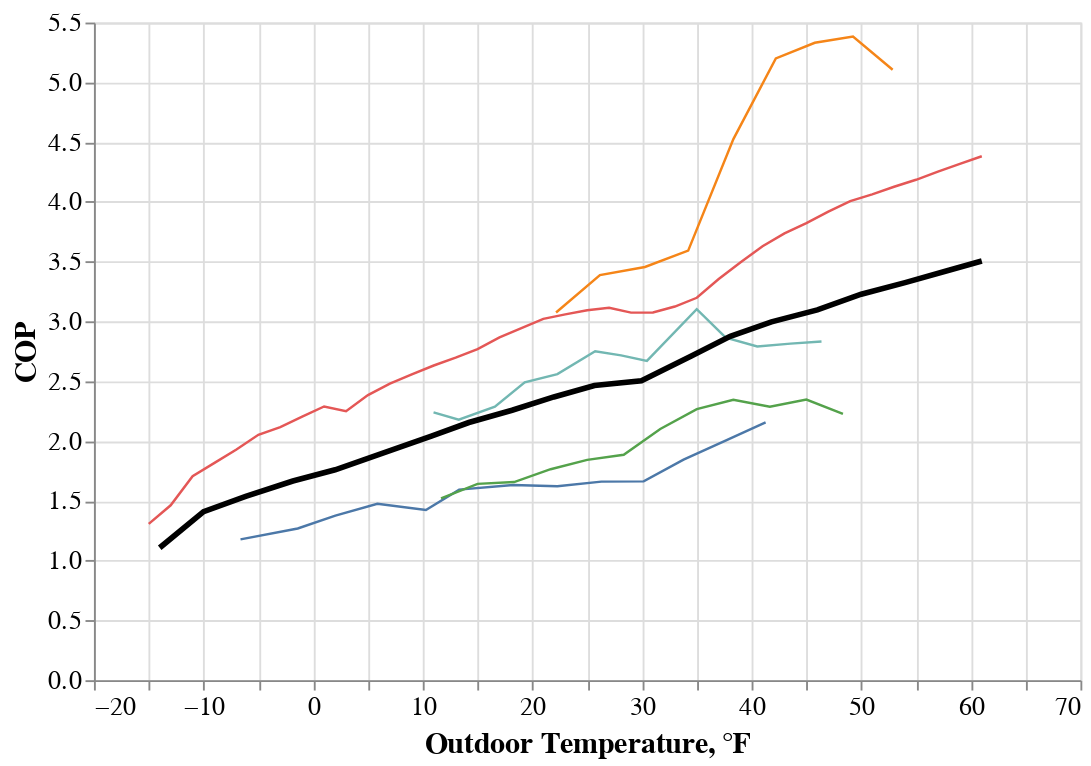

Here is the notebook cell this chart was saved with:
### Code cell
# Do this without a Legend so it can be marked up.
line1 = alt.Chart(df_all.query('source != "FINAL"')).mark_line(strokeWidth=1.3).encode(
    x = 'temperature',
    y = 'cop',
    color = alt.Color('source:N', legend=None),
)
line2 = alt.Chart(df_all.query('source == "FINAL"')).mark_line(strokeWidth=3, color='black').encode(
    x = alt.X('temperature', axis=alt.Axis(title='Outdoor Temperature, ℉')),
    y = alt.Y('cop', axis=alt.Axis(title='COP')),
)
cht = line1 + line2
cht.save('images/cop_vs_temp.png', scale_factor=1.5)
cht

### Figure 1 — Vega-Lite specification as saved in the notebook (floating-point values rounded to 4 significant figures)
{"$schema": "https://vega.github.io/schema/vega-lite/v2.6.0.json", "config": {"axis": {"labelFontSize": 14, "titleFontSize": 16}, "legend": {"labelFontSize": 12, "titleFontSize": 14}, "view": {"height": 350, "width": 525}}, "datasets": {"data-7f5a9d075659a6671430acd7fb53b3de": [{"cop": 2.24, "field_study": true, "hspf": 13.4, "size": 1, "source": "Seward, Kaluza w/ Remote Therm", "temperature": 10.98}, {"cop": 2.179, "field_study": true, "hspf": 13.4, "size": 1, "source": "Seward, Kaluza w/ Remote Therm", "temperature": 13.28}, {"cop": 2.287, "field_study": true, "hspf": 13.4, "size": 1, "source": "Seward, Kaluza w/ Remote Therm", "temperature": 16.58}, {"cop": 2.492, "field_study": true, "hspf": 13.4, "size": 1, "source": "Seward, Kaluza w/ Remote Therm", "temperature": 19.3}, {"cop": 2.56, "field_study": true, "hspf": 13.4, "size": 1, "source": "Seward, Kaluza w/ Remote Therm", "temperature": 22.28}, {"cop": 2.751, "field_study": true, "hspf": 13.4, "size": 1, "source": "Seward, Kaluza w/ Remote Therm", "temperature": 25.73}, {"cop": 2.717, "field_study": true, "hspf": 13.4, "size": 1, "source": "Seward, Kaluza w/ Remote Therm", "temperature": 28.09}, {"cop": 2.67, "field_study": true, "hspf": 13.4, "size": 1, "source": "Seward, Kaluza w/ Remote Therm", "temperature": 30.45}, {"cop": 3.103, "field_study": true, "hspf": 13.4, "size": 1, "source": "Seward, Kaluza w/ Remote Therm", "temperature": 34.99}, {"cop": 2.864, "field_study": true, "hspf": 13.4, "size": 1, "source": "Seward, Kaluza w/ Remote Therm", "temperature": 37.64}, {"cop": 2.791, "field_study": true, "hspf": 13.4, "size": 1, "source": "Seward, Kaluza w/ Remote Therm", "temperature": 40.52}, {"cop": 2.815, "field_study": true, "hspf": 13.4, "size": 1, "source": "Seward, Kaluza w/ Remote Therm", "temperature": 43.55}, {"cop": 2.832, "field_study": true, "hspf": 13.4, "size": 1, "source": "Seward, Kaluza w/ Remote Therm", "temperature": 46.38}, {"cop": 1.178, "field_study": true, "hspf": 10, "size": 1, "source": "CCHRC - Dillingham", "temperature": -6.629}, {"cop": 1.269, "field_study": true, "hspf": 10, "size": 1, "source": "CCHRC - Dillingham", "temperature": -1.409}, {"cop": 1.376, "field_study": true, "hspf": 10, "size": 1, "source": "CCHRC - Dillingham", "temperature": 2.027}, {"cop": 1.475, "field_study": true, "hspf": 10, "size": 1, "source": "CCHRC - Dillingham", "temperature": 5.859}, {"cop": 1.423, "field_study": true, "hspf": 10, "size": 1, "source": "CCHRC - Dillingham", "temperature": 10.29}, {"cop": 1.594, "field_study": true, "hspf": 10, "size": 1, "source": "CCHRC - Dillingham", "temperature": 13.32}, {"cop": 1.633, "field_study": true, "hspf": 10, "size": 1, "source": "CCHRC - Dillingham", "temperature": 18.24}, {"cop": 1.622, "field_study": true, "hspf": 10, "size": 1, "source": "CCHRC - Dillingham", "temperature": 22.28}, {"cop": 1.66, "field_study": true, "hspf": 10, "size": 1, "source": "CCHRC - Dillingham", "temperature": 26.29}, {"cop": 1.663, "field_study": true, "hspf": 10, "size": 1, "source": "CCHRC - Dillingham", "temperature": 30.15}, {"cop": 1.844, "field_study": true, "hspf": 10, "size": 1, "source": "CCHRC - Dillingham", "temperature": 33.79}, {"cop": 2.004, "field_study": true, "hspf": 10, "size": 1, "source": "CCHRC - Dillingham", "temperature": 37.62}, {"cop": 2.157, "field_study": true, "hspf": 10, "size": 1, "source": "CCHRC - Dillingham", "temperature": 41.28}, {"cop": 3.075, "field_study": true, "hspf": 12, "size": 1, "source": "CCHRC - Wrangell", "temperature": 22.16}, {"cop": 3.388, "field_study": true, "hspf": 12, "size": 1, "source": "CCHRC - Wrangell", "temperature": 26.16}, {"cop": 3.456, "field_study": true, "hspf": 12, "size": 1, "source": "CCHRC - Wrangell", "temperature": 30.27}, {"cop": 3.592, "field_study": true, "hspf": 12, "size": 1, "source": "CCHRC - Wrangell", "temperature": 34.22}, {"cop": 4.525, "field_study": true, "hspf": 12, "size": 1, "source": "CCHRC - Wrangell", "temperature": 38.34}, {"cop": 5.2, "field_study": true, "hspf": 12, "size": 1, "source": "CCHRC - Wrangell", "temperature": 42.21}, {"cop": 5.331, "field_study": true, "hspf": 12, "size": 1, "source": "CCHRC - Wrangell", "temperature": 45.76}, {"cop": 5.383, "field_study": true, "hspf": 12, "size": 1, "source": "CCHRC - Wrangell", "temperature": 49.25}, {"cop": 5.106, "field_study": true, "hspf": 12, "size": 1, "source": "CCHRC - Wrangell", "temperature": 52.87}, {"cop": 1.307, "field_study": true, "hspf": 11.91, "size": 1, "source": "Cadmus VT", "temperature": -15}, {"cop": 1.463, "field_study": true, "hspf": 11.91, "size": 1, "source": "Cadmus VT", "temperature": -13}, {"cop": 1.706, "field_study": true, "hspf": 11.91, "size": 1, "source": "Cadmus VT", "temperature": -11}, {"cop": 1.817, "field_study": true, "hspf": 11.91, "size": 1, "source": "Cadmus VT", "temperature": -9}, {"cop": 1.93, "field_study": true, "hspf": 11.91, "size": 1, "source": "Cadmus VT", "temperature": -7}, {"cop": 2.052, "field_study": true, "hspf": 11.91, "size": 1, "source": "Cadmus VT", "temperature": -5}, {"cop": 2.117, "field_study": true, "hspf": 11.91, "size": 1, "source": "Cadmus VT", "temperature": -3}, {"cop": 2.204, "field_study": true, "hspf": 11.91, "size": 1, "source": "Cadmus VT", "temperature": -1}, {"cop": 2.289, "field_study": true, "hspf": 11.91, "size": 1, "source": "Cadmus VT", "temperature": 1}, {"cop": 2.25, "field_study": true, "hspf": 11.91, "size": 1, "source": "Cadmus VT", "temperature": 3}, {"cop": 2.384, "field_study": true, "hspf": 11.91, "size": 1, "source": "Cadmus VT", "temperature": 5}, {"cop": 2.48, "field_study": true, "hspf": 11.91, "size": 1, "source": "Cadmus VT", "temperature": 7}, {"cop": 2.558, "field_study": true, "hspf": 11.91, "size": 1, "source": "Cadmus VT", "temperature": 9}, {"cop": 2.632, "field_study": true, "hspf": 11.91, "size": 1, "source": "Cadmus VT", "temperature": 11}, {"cop": 2.697, "field_study": true, "hspf": 11.91, "size": 1, "source": "Cadmus VT", "temperature": 13}, {"cop": 2.77, "field_study": true, "hspf": 11.91, "size": 1, "source": "Cadmus VT", "temperature": 15}, {"cop": 2.866, "field_study": true, "hspf": 11.91, "size": 1, "source": "Cadmus VT", "temperature": 17}, {"cop": 2.944, "field_study": true, "hspf": 11.91, "size": 1, "source": "Cadmus VT", "temperature": 19}, {"cop": 3.022, "field_study": true, "hspf": 11.91, "size": 1, "source": "Cadmus VT", "temperature": 21}, {"cop": 3.059, "field_study": true, "hspf": 11.91, "size": 1, "source": "Cadmus VT", "temperature": 23}, {"cop": 3.094, "field_study": true, "hspf": 11.91, "size": 1, "source": "Cadmus VT", "temperature": 25}, {"cop": 3.114, "field_study": true, "hspf": 11.91, "size": 1, "source": "Cadmus VT", "temperature": 27}, {"cop": 3.074, "field_study": true, "hspf": 11.91, "size": 1, "source": "Cadmus VT", "temperature": 29}, {"cop": 3.076, "field_study": true, "hspf": 11.91, "size": 1, "source": "Cadmus VT", "temperature": 31}, {"cop": 3.125, "field_study": true, "hspf": 11.91, "size": 1, "source": "Cadmus VT", "temperature": 33}, {"cop": 3.198, "field_study": true, "hspf": 11.91, "size": 1, "source": "Cadmus VT", "temperature": 35}, {"cop": 3.355, "field_study": true, "hspf": 11.91, "size": 1, "source": "Cadmus VT", "temperature": 37}, {"cop": 3.495, "field_study": true, "hspf": 11.91, "size": 1, "source": "Cadmus VT", "temperature": 39}, {"cop": 3.629, "field_study": true, "hspf": 11.91, "size": 1, "source": "Cadmus VT", "temperature": 41}, {"cop": 3.737, "field_study": true, "hspf": 11.91, "size": 1, "source": "Cadmus VT", "temperature": 43}, {"cop": 3.823, "field_study": true, "hspf": 11.91, "size": 1, "source": "Cadmus VT", "temperature": 45}, {"cop": 3.919, "field_study": true, "hspf": 11.91, "size": 1, "source": "Cadmus VT", "temperature": 47}, {"cop": 4.007, "field_study": true, "hspf": 11.91, "size": 1, "source": "Cadmus VT", "temperature": 49}, {"cop": 4.063, "field_study": true, "hspf": 11.91, "size": 1, "source": "Cadmus VT", "temperature": 51}, {"cop": 4.127, "field_study": true, "hspf": 11.91, "size": 1, "source": "Cadmus VT", "temperature": 53}, {"cop": 4.185, "field_study": true, "hspf": 11.91, "size": 1, "source": "Cadmus VT", "temperature": 55}, {"cop": 4.253, "field_study": true, "hspf": 11.91, "size": 1, "source": "Cadmus VT", "temperature": 57}, {"cop": 4.318, "field_study": true, "hspf": 11.91, "size": 1, "source": "Cadmus VT", "temperature": 59}, {"cop": 4.382, "field_study": true, "hspf": 11.91, "size": 1, "source": "Cadmus VT", "temperature": 61}, {"cop": 1.521, "field_study": true, "hspf": 10.4, "size": 1, "source": "Steven Winter", "temperature": 11.67}, {"cop": 1.642, "field_study": true, "hspf": 10.4, "size": 1, "source": "Steven Winter", "temperature": 15}, {"cop": 1.657, "field_study": true, "hspf": 10.4, "size": 1, "source": "Steven Winter", "temperature": 18.33}, {"cop": 1.765, "field_study": true, "hspf": 10.4, "size": 1, "source": "Steven Winter", "temperature": 21.67}, {"cop": 1.842, "field_study": true, "hspf": 10.4, "size": 1, "source": "Steven Winter", "temperature": 25}, {"cop": 1.885, "field_study": true, "hspf": 10.4, "size": 1, "source": "Steven Winter", "temperature": 28.33}, {"cop": 2.101, "field_study": true, "hspf": 10.4, "size": 1, "source": "Steven Winter", "temperature": 31.67}, {"cop": 2.267, "field_study": true, "hspf": 10.4, "size": 1, "source": "Steven Winter", "temperature": 35}, {"cop": 2.346, "field_study": true, "hspf": 10.4, "size": 1, "source": "Steven Winter", "temperature": 38.33}, {"cop": 2.287, "field_study": true, "hspf": 10.4, "size": 1, "source": "Steven Winter", "temperature": 41.67}, {"cop": 2.347, "field_study": true, "hspf": 10.4, "size": 1, "source": "Steven Winter", "temperature": 45.0}, {"cop": 2.228, "field_study": true, "hspf": 10.4, "size": 1, "source": "Steven Winter", "temperature": 48.33}], "data-dac2f7beddefed7791e7bbb778f726d7": [{"cop": 1.108, "field_study": true, "hspf": 11.33, "size": 4, "source": "FINAL", "temperature": -14}, {"cop": 1.409, "field_study": true, "hspf": 11.33, "size": 4, "source": "FINAL", "temperature": -10}, {"cop": 1.538, "field_study": true, "hspf": 11.33, "size": 4, "source": "FINAL", "temperature": -6.157}, {"cop": 1.666, "field_study": true, "hspf": 11.33, "size": 4, "source": "FINAL", "temperature": -1.852}, {"cop": 1.76, "field_study": true, "hspf": 11.33, "size": 4, "source": "FINAL", "temperature": 2.007}, {"cop": 1.886, "field_study": true, "hspf": 11.33, "size": 4, "source": "FINAL", "temperature": 5.965}, {"cop": 2.041, "field_study": true, "hspf": 11.33, "size": 4, "source": "FINAL", "temperature": 10.78}, {"cop": 2.155, "field_study": true, "hspf": 11.33, "size": 4, "source": "FINAL", "temperature": 14.2}, {"cop": 2.258, "field_study": true, "hspf": 11.33, "size": 4, "source": "FINAL", "temperature": 18.15}, {"cop": 2.369, "field_study": true, "hspf": 11.33, "size": 4, "source": "FINAL", "temperature": 21.96}, {"cop": 2.464, "field_study": true, "hspf": 11.33, "size": 4, "source": "FINAL", "temperature": 25.66}, {"cop": 2.504, "field_study": true, "hspf": 11.33, "size": 4, "source": "FINAL", "temperature": 29.95}, {"cop": 2.709, "field_study": true, "hspf": 11.33, "size": 4, "source": "FINAL", "temperature": 34.46}, {"cop": 2.876, "field_study": true, "hspf": 11.33, "size": 4, "source": "FINAL", "temperature": 38.05}, {"cop": 2.997, "field_study": true, "hspf": 11.33, "size": 4, "source": "FINAL", "temperature": 41.81}, {"cop": 3.097, "field_study": true, "hspf": 11.33, "size": 4, "source": "FINAL", "temperature": 46}, {"cop": 3.228, "field_study": true, "hspf": 11.33, "size": 4, "source": "FINAL", "temperature": 50}, {"cop": 3.325, "field_study": true, "hspf": 11.33, "size": 4, "source": "FINAL", "temperature": 54}, {"cop": 3.429, "field_study": true, "hspf": 11.33, "size": 4, "source": "FINAL", "temperature": 58}, {"cop": 3.505, "field_study": true, "hspf": 11.33, "size": 4, "source": "FINAL", "temperature": 61}]}, "layer": [{"data": {"name": "data-7f5a9d075659a6671430acd7fb53b3de"}, "encoding": {"color": {"field": "source", "legend": null, "type": "nominal"}, "x": {"field": "temperature", "type": "quantitative"}, "y": {"field": "cop", "type": "quantitative"}}, "mark": {"strokeWidth": 1.3, "type": "line"}}, {"data": {"name": "data-dac2f7beddefed7791e7bbb778f726d7"}, "encoding": {"x": {"axis": {"title": "Outdoor Temperature, ℉"}, "field": "temperature", "type": "quantitative"}, "y": {"axis": {"title": "COP"}, "field": "cop", "type": "quantitative"}}, "mark": {"color": "black", "strokeWidth": 3, "type": "line"}}]}
